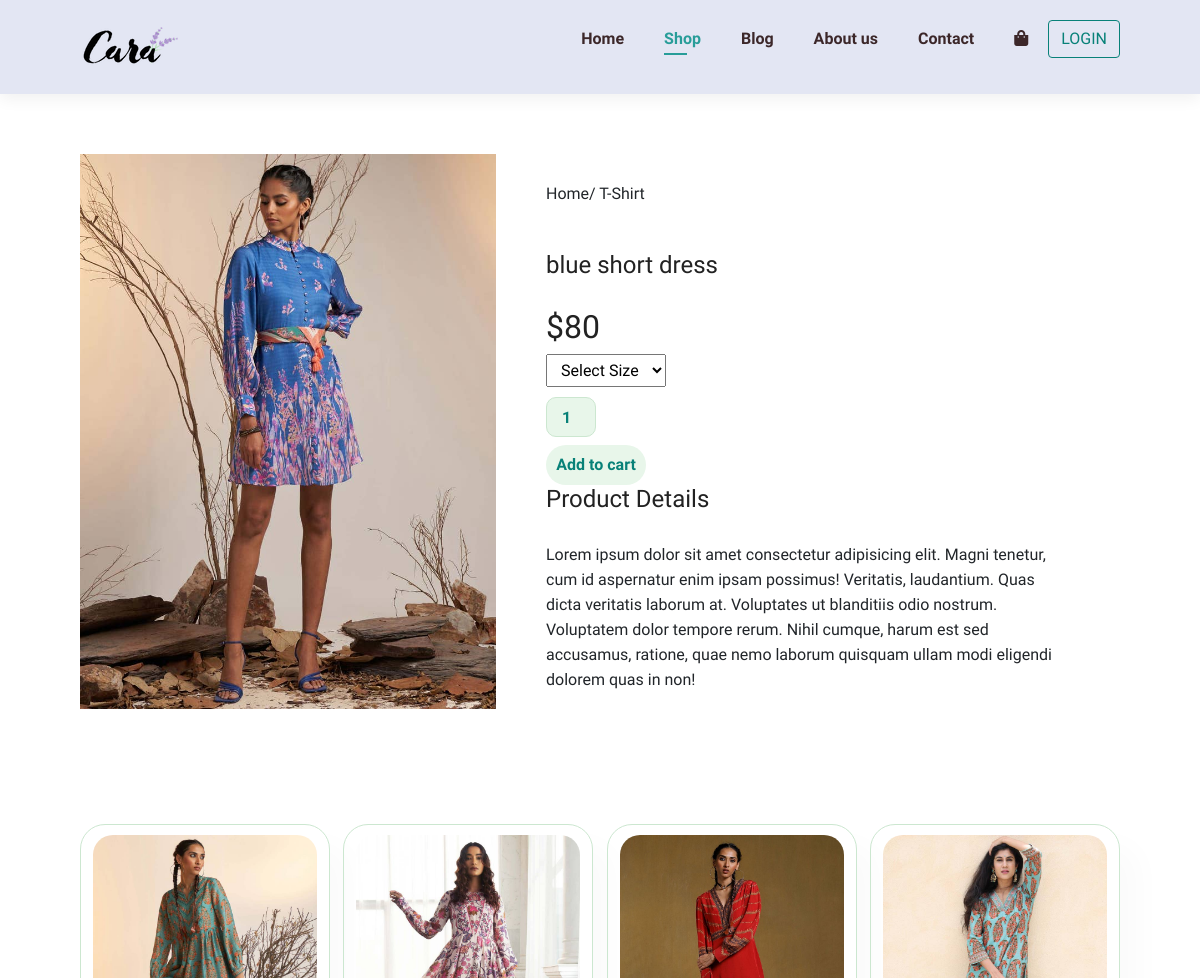
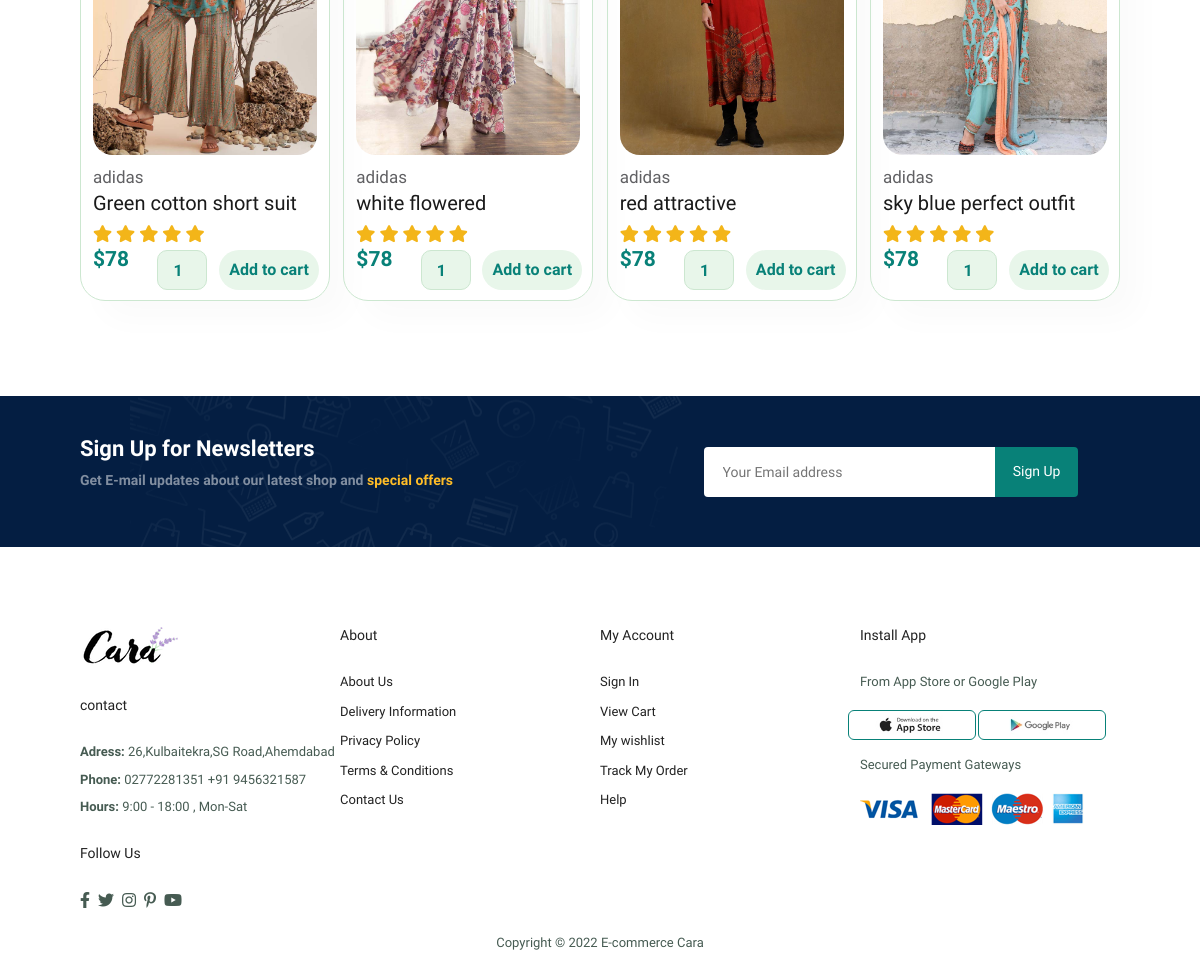
Screenshot of /sproduct.php?id1=7 with the database file from the repository (2 pictures, top to bottom).
### tables this page shows
CREATE TABLE `product` (
  `id` int(11) NOT NULL,
  `pname` varchar(255) DEFAULT NULL,
  `image` varchar(255) DEFAULT NULL,
  `price` double DEFAULT NULL,
  `brandname` varchar(20) NOT NULL
);

### sproduct.php (the view, shortened to what this page needs)
<?php
    $id1 ="";
    if (isset($_GET["id1"])) {
        $id1 = $_GET["id1"];
    }
$database_name = "Product_details";
$con = mysqli_connect("localhost", "root", "", $database_name);
?>
<!DOCTYPE html>
<html lang="en">
<head>
    <link rel="stylesheet" href="https://use.fontawesome.com/releases/v5.15.4/css/all.css"
 />
    <link rel="stylesheet" href="Style.css">
    <link href="https://cdn.jsdelivr.net/npm/bootstrap@5.0.2/dist/css/bootstrap.min.css" rel="stylesheet">
</head>
<body>
    <section id="header" class="flex ">
        <a href="#"><img src="img/logo.png" alt=""></a>
        <div>
            <ul id="navbar">
                <li><a  href="index.php">Home</a></li>
                <li><a class="active" href="shop.php">Shop</a></li>
                <li><a href="blog.php">Blog</a></li>
                <li><a  href="aboutus.php">About us</a></li>
                <li><a href="contact.php">Contact</a></li>
                <li id="lg-bag"><a href="cart.php"><i class="fa fa-shopping-bag" aria-hidden="true"></i></a></li>
                <a href="login/login1.php"><button type="button" class="btn btn-outline-primary xyz" >LOGIN</button></a>
            </ul>
        </div>
    </section>
    <section id="prodetails" class="section-p1">
        <?php
        $query = "SELECT * FROM product WHERE id = $id1";
        $result = mysqli_query($con, $query);
        $row = mysqli_fetch_array($result);
        ?>
        <div class="single-pro-img">
            <img src=<?php echo $row["image"]; ?> width="100%" id="Mainimg" alt="">
        </div>
        <div class="single-pro-details">
        <form method="post" action="cart.php?action=add&id=<?php echo $row["id"]; ?>">
            <h6> Home/ T-Shirt</h6>
            <h4><?php echo $row["pname"]; ?></h4>
            <h2>$<?php echo $row["price"]; ?></h2>
            <select >
                <option>Select Size</option>
            </select>
            <input type="number" name="quantity" class="tag" value="1"><br><br>
            <input type="submit" name="add" class="cart" value="Add to cart">
            <h4>Product Details</h4>
            <Span>Lorem ipsum dolor sit amet consectetur adipisicing elit. Magni tenetur, cum id aspernatur enim ipsam possimus! Veritatis, laudantium. Quas dicta veritatis laborum at. Voluptates ut blanditiis odio nostrum. Voluptatem dolor tempore rerum. Nihil cumque, harum est sed accusamus, ratione, quae nemo laborum quisquam ullam modi eligendi dolorem quas in non!</Span>
        </form>
        </div>
    </section>
    <section id="product1" class="section-p1">
        <div class="pro-container">
            <?php
            $query = "SELECT * FROM product ORDER BY id ASC ";
            $result = mysqli_query($con, $query);
            $i = 0;
            if (mysqli_num_rows($result) > 0) {
                while ($row = mysqli_fetch_array($result)  AND $i < 4) {
                    $i = $i + 1;
            ?>
                    <div class="pro">
                        <form method="post" action="cart.php?action=add&id=<?php echo $row["id"]; ?>">
                           <a href="sproduct.php?id1=<?php echo $row["id"]; ?>"><img src="<?php echo $row["image"]; ?>" alt=""></a>
                            <div class="des">
                                <span>adidas</span>
                                <h5><?php echo $row["pname"]; ?></h5>
                                <div class="star">
                                    <i class="fas fa-star"></i>
                                    <i class="fas fa-star"></i>
                                    <i class="fas fa-star"></i>
                                    <i class="fas fa-star"></i>
                                    <i class="fas fa-star"></i>
                                </div>
                                <h4>$<?php echo $row["price"]; ?></h4>
                                <input type="number" name="quantity" class="tag" value="1">
                                <input type="submit" name="add" class="cart" value="Add to cart">
                            </div>
                        </form>
                    </div>
            <?php
                }
            }
            ?>
        </div>
    </section>
    <section id="newsletters" class="section-p1 section-m1">
        <div class="newstext">
            <h4>Sign Up for Newsletters</h4>
            <p>Get E-mail updates about our latest shop and <span>special offers</span> </p>
        </div>
        <div class="form">
            <input type="text" placeholder="Your Email address">
            <button class="normal">Sign Up</button>
        </div>
    </section>
    <footer class="section-p1">
        <div class="col">
            <img class="logo" src="img/logo.png" alt="">
            <h4>contact</h4>
            <p><strong>Adress:</strong> 26,Kulbaitekra,SG Road,Ahemdabad</p>
            <p><strong>Phone:</strong> 02772281351 +91 9456321587 </p>
            <p><strong>Hours:</strong> 9:00 - 18:00 , Mon-Sat</p>
            <div class="follow">
                <h4>Follow Us</h4>
                <div class="icon">
                    <i class="fab fa-facebook-f" aria-hidden="true"></i>
                    <i class="fab fa-twitter" aria-hidden="true"></i>
                    <i class="fab fa-instagram" aria-hidden="true"></i>
                    <i class="fab fa-pinterest-p" aria-hidden="true"></i>
                    <i class="fab fa-youtube" aria-hidden="true"></i>
                </div>
            </div>
        </div>
        <div class="col">
            <h4>About</h4>
            <a href="#">About Us</a>
            <a href="#">Delivery Information</a>
            <a href="#">Privacy Policy</a>
            <a href="#">Terms & Conditions</a>
            <a href="#">Contact Us</a>
        </div>
        <div class="col">
            <h4>My Account</h4>
            <a href="#">Sign In</a>
            <a href="#">View Cart</a>
            <a href="#">My wishlist</a>
            <a href="#">Track My Order</a>
            <a href="#">Help</a>
        </div>
        <div class="col install">
            <h4>Install App</h4>
            <p>From App Store or Google Play</p>
            <div class="row">
                <img src="img/pay/app.jpg" alt="">
                <img src="img/pay/play.jpg" alt="">
            </div>
            <p>Secured Payment Gateways</p>
            <img src="img/pay/pay.png" alt="">
        </div>
        <div class="copyright">
            <p>Copyright © 2022 E-commerce Cara</p>
        </div>
    </footer>
</body>
</html>

### rows the page displays
product: pname "blue short dress", price "80"
product: shows a picture, pname "Green cotton short suit", price "78"
product: shows a picture, pname "white flowered", price "78"
product: shows a picture, pname "red attractive", price "78"
product: shows a picture, pname "sky blue perfect outfit", price "78"
